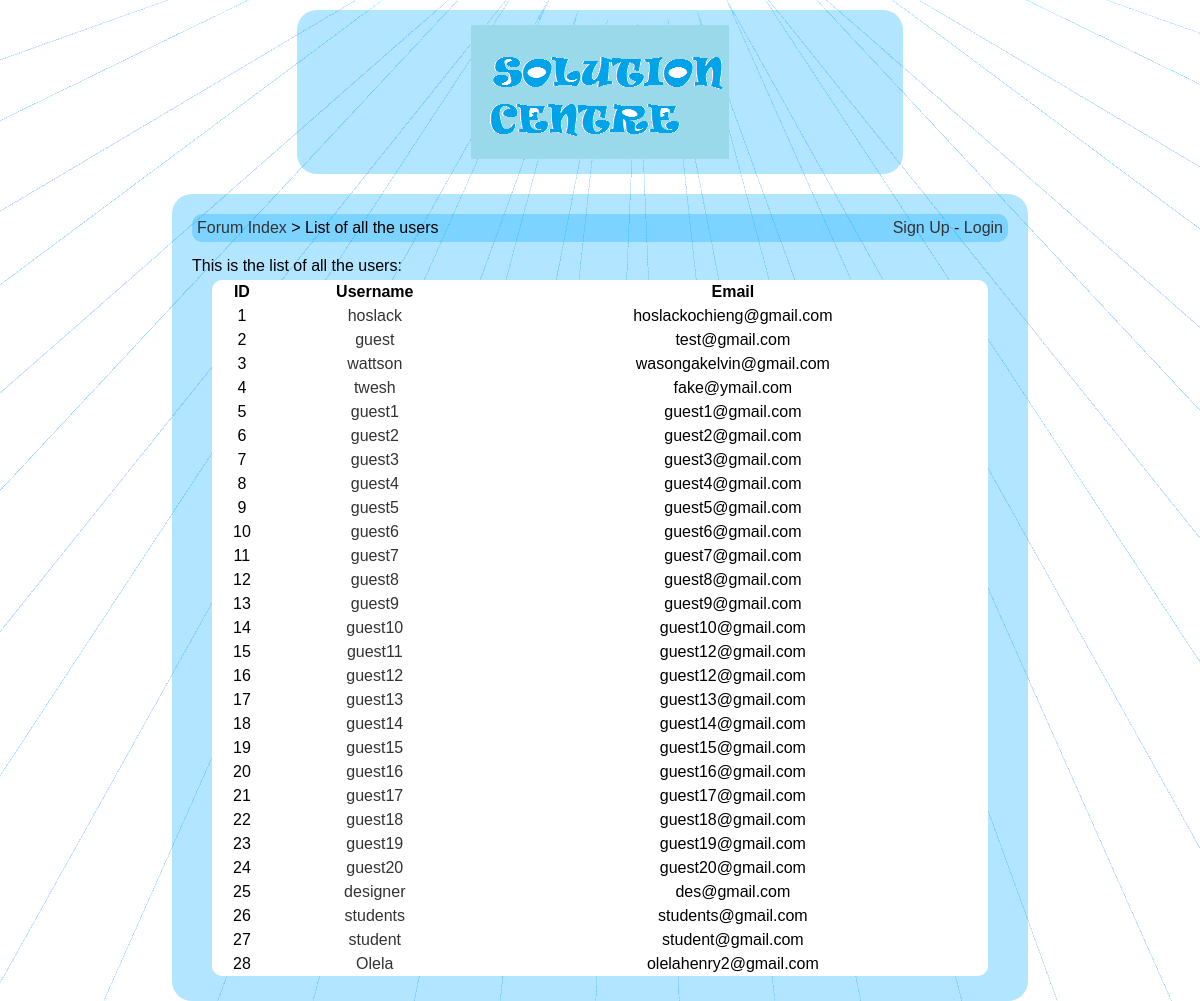
The page /users.php on the database its author committed.
### tables this page shows
CREATE TABLE IF NOT EXISTS `users` (
  `id` bigint(20) NOT NULL,
  `username` varchar(255) NOT NULL,
  `password` varchar(255) NOT NULL,
  `email` varchar(255) NOT NULL,
  `avatar` text NOT NULL,
  `signup_date` int(10) NOT NULL,
  PRIMARY KEY (`id`)
);

### config.php (called while the page is built, shortened)
<?php
$url_home = 'index.php';
$design = 'default';
?>

### users.php (the view, shortened to what this page needs)
<?php
include('config.php');
?>
<!DOCTYPE html PUBLIC "-//W3C//DTD XHTML 1.0 Transitional//EN" "http://www.w3.org/TR/xhtml1/DTD/xhtml1-transitional.dtd">
<html xmlns="http://www.w3.org/1999/xhtml">
    <head>
        <link href="<?php echo $design; ?>/style.css" rel="stylesheet" title="Style" />
    </head>
    <body>
    	<div class="header">
        	<a href="<?php echo $url_home; ?>"><img src="<?php echo $design; ?>/images/logo.png" alt="Forum" /></a>
	    </div>
        <div class="content">
<?php
if(isset($_SESSION['username']))
{
$nb_new_pm = mysql_fetch_array(mysql_query('select count(*) as nb_new_pm from pm where ((user1="'.$_SESSION['userid'].'" and user1read="no") or (user2="'.$_SESSION['userid'].'" and user2read="no")) and id2="1"'));
$nb_new_pm = $nb_new_pm['nb_new_pm'];
?>
<div class="box">
	<div class="box_left">
    	<a href="<?php echo $url_home; ?>">Forum Index</a> &gt; List of all the users
    </div>
	<div class="box_right">
    	<a href="list_pm.php">Your messages(<?php echo $nb_new_pm; ?>)</a> - <a href="profile.php?id=<?php echo $_SESSION['userid']; ?>"><?php echo htmlentities($_SESSION['username'], ENT_QUOTES, 'UTF-8'); ?></a> (<a href="login.php">Logout</a>)
    </div>
    <div class="clean"></div>
</div>
<?php
}
else
{
?>
<div class="box">
	<div class="box_left">
    	<a href="<?php echo $url_home; ?>">Forum Index</a> &gt; List of all the users
    </div>
	<div class="box_right">
    	<a href="signup.php">Sign Up</a> - <a href="login.php">Login</a>
    </div>
</div>
<?php
}
?>
This is the list of all the users:
<div class="table">
<table >
    <tr>
    	<th>ID</th>
    	<th>Username</th>
    	<th>Email</th>
    </tr>
<?php
$req = mysql_query('select id, username, email from users');
while($dnn = mysql_fetch_array($req))
{
?>
	<tr>
    	<td><?php echo $dnn['id']; ?></td>
    	<td><a href="profile.php?id=<?php echo $dnn['id']; ?>"><?php echo htmlentities($dnn['username'], ENT_QUOTES, 'UTF-8'); ?></a></td>
    	<td><?php echo htmlentities($dnn['email'], ENT_QUOTES, 'UTF-8'); ?></td>
    </tr>
<?php
            }
        ?>
</table>
</div>
		</div>
	</body>
</html>

### default/style.css (style rules this page uses)
* { margin:0px; padding:0px; }
body { background:#e2f6ff url('images/background.gif') center top no-repeat; padding-left:10%; padding-right:10%; font-family:Arial, Geneva, sans-serif; }
a { text-decoration:none; color:#333333; }
img, table, tr, td { border:0px; }
table { border-spacing:0px; background:#ffffff; -moz-border-radius:10px; -webkit-border-radius:10px; border-radius:10px; padding:0px; width:95%; margin:5px auto 5px auto; }
tr { -moz-border-radius:5px; -webkit-border-radius:5px; border-radius:5px; margin:0px; }
td, th { margin:0px; border:0px; padding:3px; text-align:center; }
.header { margin:auto; margin-top:10px; padding:15px; background:url('images/bluec_30p.png'); width:60%; -moz-border-radius:20px; -webkit-border-radius:20px; border-radius:20px; text-align:center; }
.content { background:url('images/bluec_30p.png'); width:85%; -moz-border-radius:20px; -webkit-border-radius:20px; border-radius:20px; margin:auto; padding:20px; margin-top:20px; }
.box_left { float:left; }
.box_right { float:right; }
.box { background:url('images/bluec_30p.png'); -moz-border-radius:10px; -webkit-border-radius:10px; border-radius:10px; margin:auto; padding:5px; margin-bottom:15px; }

### rows shown on the page
users: id "1", username "hoslack", email "hoslackochieng@gmail.com"
users: id "2", username "guest", email "test@gmail.com"
users: id "3", username "wattson", email "wasongakelvin@gmail.com"
users: id "4", username "twesh", email "fake@ymail.com"
users: id "5", username "guest1", email "guest1@gmail.com"
users: id "6", username "guest2", email "guest2@gmail.com"
users: id "7", username "guest3", email "guest3@gmail.com"
users: id "8", username "guest4", email "guest4@gmail.com"
users: id "9", username "guest5", email "guest5@gmail.com"
users: id "10", username "guest6", email "guest6@gmail.com"
users: id "11", username "guest7", email "guest7@gmail.com"
users: id "12", username "guest8", email "guest8@gmail.com"
users: id "13", username "guest9", email "guest9@gmail.com"
users: id "14", username "guest10", email "guest10@gmail.com"
users: id "15", username "guest11", email "guest12@gmail.com"
users: id "16", username "guest12", email "guest12@gmail.com"
users: id "17", username "guest13", email "guest13@gmail.com"
users: id "18", username "guest14", email "guest14@gmail.com"
users: id "19", username "guest15", email "guest15@gmail.com"
users: id "20", username "guest16", email "guest16@gmail.com"
users: id "21", username "guest17", email "guest17@gmail.com"
users: id "22", username "guest18", email "guest18@gmail.com"
users: id "23", username "guest19", email "guest19@gmail.com"
users: id "24", username "guest20", email "guest20@gmail.com"
users: id "25", username "designer", email "des@gmail.com"
users: id "26", username "students", email "students@gmail.com"
users: id "27", username "student", email "student@gmail.com"
users: id "28", username "Olela", email "olelahenry2@gmail.com"
